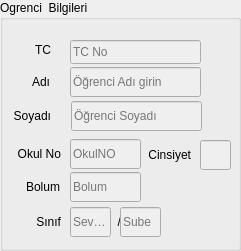
       <widget class="QGroupBox" name="groupBox_19">
        <property name="geometry">
         <rect>
          <x>150</x>
          <y>10</y>
          <width>241</width>
          <height>251</height>
         </rect>
        </property>
        <property name="title">
         <string>Ogrenci  Bilgileri</string>
        </property>
        <widget class="QLabel" name="label_68">
         <property name="geometry">
          <rect>
           <x>29</x>
           <y>67</y>
           <width>21</width>
           <height>29</height>
          </rect>
         </property>
         <property name="midLineWidth">
          <number>0</number>
         </property>
         <property name="text">
          <string>Adı</string>
         </property>
         <property name="alignment">
          <set>Qt::AlignRight|Qt::AlignTrailing|Qt::AlignVCenter</set>
         </property>
        </widget>
        <widget class="QLineEdit" name="lineEdit_58">
         <property name="enabled">
          <bool>false</bool>
         </property>
         <property name="geometry">
          <rect>
           <x>71</x>
           <y>101</y>
           <width>131</width>
           <height>30</height>
          </rect>
         </property>
         <property name="palette">
          <palette>
           <active>
            <colorrole role="Text">
             <brush brushstyle="SolidPattern">
              <color alpha="255">
               <red>0</red>
               <green>0</green>
               <blue>0</blue>
              </color>
             </brush>
            </colorrole>
            <colorrole role="PlaceholderText">
             <brush brushstyle="SolidPattern">
              <color alpha="128">
               <red>0</red>
               <green>0</green>
               <blue>0</blue>
              </color>
             </brush>
            </colorrole>
           </active>
           <inactive>
            <colorrole role="Text">
             <brush brushstyle="SolidPattern">
              <color alpha="255">
               <red>0</red>
               <green>0</green>
               <blue>0</blue>
              </color>
             </brush>
            </colorrole>
            <colorrole role="PlaceholderText">
             <brush brushstyle="SolidPattern">
              <color alpha="128">
               <red>0</red>
               <green>0</green>
               <blue>0</blue>
              </color>
             </brush>
            </colorrole>
           </inactive>
           <disabled>
            <colorrole role="Text">
             <brush brushstyle="SolidPattern">
              <color alpha="255">
               <red>0</red>
               <green>0</green>
               <blue>0</blue>
              </color>
             </brush>
            </colorrole>
            <colorrole role="PlaceholderText">
             <brush brushstyle="SolidPattern">
              <color alpha="128">
               <red>0</red>
               <green>0</green>
               <blue>0</blue>
              </color>
             </brush>
            </colorrole>
           </disabled>
          </palette>
         </property>
         <property name="text">
          <string/>
         </property>
         <property name="maxLength">
          <number>20</number>
         </property>
         <property name="placeholderText">
          <string>Öğrenci Soyadı</string>
         </property>
        </widget>
        <widget class="QLineEdit" name="lineEdit_59">
         <property name="enabled">
          <bool>false</bool>
         </property>
         <property name="geometry">
          <rect>
           <x>70</x>
           <y>67</y>
           <width>131</width>
           <height>30</height>
          </rect>
         </property>
         <property name="palette">
          <palette>
           <active>
            <colorrole role="Text">
             <brush brushstyle="SolidPattern">
              <color alpha="255">
               <red>0</red>
               <green>0</green>
               <blue>0</blue>
              </color>
             </brush>
            </colorrole>
            <colorrole role="PlaceholderText">
             <brush brushstyle="SolidPattern">
              <color alpha="128">
               <red>0</red>
               <green>0</green>
               <blue>0</blue>
              </color>
             </brush>
            </colorrole>
           </active>
           <inactive>
            <colorrole role="Text">
             <brush brushstyle="SolidPattern">
              <color alpha="255">
               <red>0</red>
               <green>0</green>
               <blue>0</blue>
              </color>
             </brush>
            </colorrole>
            <colorrole role="PlaceholderText">
             <brush brushstyle="SolidPattern">
              <color alpha="128">
               <red>0</red>
               <green>0</green>
               <blue>0</blue>
              </color>
             </brush>
            </colorrole>
           </inactive>
           <disabled>
            <colorrole role="Text">
             <brush brushstyle="SolidPattern">
              <color alpha="255">
               <red>0</red>
               <green>0</green>
               <blue>0</blue>
              </color>
             </brush>
            </colorrole>
            <colorrole role="PlaceholderText">
             <brush brushstyle="SolidPattern">
              <color alpha="128">
               <red>0</red>
               <green>0</green>
               <blue>0</blue>
              </color>
             </brush>
            </colorrole>
           </disabled>
          </palette>
         </property>
         <property name="text">
          <string/>
         </property>
         <property name="maxLength">
          <number>30</number>
         </property>
         <property name="readOnly">
          <bool>false</bool>
         </property>
         <property name="placeholderText">
          <string>Öğrenci Adı girin</string>
         </property>
         <property name="clearButtonEnabled">
          <bool>false</bool>
         </property>
        </widget>
        <widget class="QLabel" name="label_72">
         <property name="geometry">
          <rect>
           <x>10</x>
           <y>101</y>
           <width>41</width>
           <height>29</height>
          </rect>
         </property>
         <property name="midLineWidth">
          <number>0</number>
         </property>
         <property name="text">
          <string>Soyadı</string>
         </property>
         <property name="alignment">
          <set>Qt::AlignRight|Qt::AlignTrailing|Qt::AlignVCenter</set>
         </property>
        </widget>
        <widget class="QLabel" name="label_75">
         <property name="geometry">
          <rect>
           <x>10</x>
           <y>139</y>
           <width>51</width>
           <height>29</height>
          </rect>
         </property>
         <property name="midLineWidth">
          <number>0</number>
         </property>
         <property name="text">
          <string>Okul No</string>
         </property>
         <property name="alignment">
          <set>Qt::AlignRight|Qt::AlignTrailing|Qt::AlignVCenter</set>
         </property>
        </widget>
        <widget class="QLineEdit" name="lineEdit_62">
         <property name="enabled">
          <bool>false</bool>
         </property>
         <property name="geometry">
          <rect>
           <x>70</x>
           <y>139</y>
           <width>71</width>
           <height>30</height>
          </rect>
         </property>
         <property name="palette">
          <palette>
           <active>
            <colorrole role="Text">
             <brush brushstyle="SolidPattern">
              <color alpha="255">
               <red>0</red>
               <green>0</green>
               <blue>0</blue>
              </color>
             </brush>
            </colorrole>
            <colorrole role="PlaceholderText">
             <brush brushstyle="SolidPattern">
              <color alpha="128">
               <red>0</red>
               <green>0</green>
               <blue>0</blue>
              </color>
             </brush>
            </colorrole>
           </active>
           <inactive>
            <colorrole role="Text">
             <brush brushstyle="SolidPattern">
              <color alpha="255">
               <red>0</red>
               <green>0</green>
               <blue>0</blue>
              </color>
             </brush>
            </colorrole>
            <colorrole role="PlaceholderText">
             <brush brushstyle="SolidPattern">
              <color alpha="128">
               <red>0</red>
               <green>0</green>
               <blue>0</blue>
              </color>
             </brush>
            </colorrole>
           </inactive>
           <disabled>
            <colorrole role="Text">
             <brush brushstyle="SolidPattern">
              <color alpha="255">
               <red>0</red>
               <green>0</green>
               <blue>0</blue>
              </color>
             </brush>
            </colorrole>
            <colorrole role="PlaceholderText">
             <brush brushstyle="SolidPattern">
              <color alpha="128">
               <red>0</red>
               <green>0</green>
               <blue>0</blue>
              </color>
             </brush>
            </colorrole>
           </disabled>
          </palette>
         </property>
         <property name="maxLength">
          <number>5</number>
         </property>
         <property name="placeholderText">
          <string>OkulNO</string>
         </property>
        </widget>
        <widget class="QLineEdit" name="lineEdit_63">
         <property name="enabled">
          <bool>false</bool>
         </property>
         <property name="geometry">
          <rect>
           <x>70</x>
           <y>172</y>
           <width>71</width>
           <height>30</height>
          </rect>
         </property>
         <property name="palette">
          <palette>
           <active>
            <colorrole role="Text">
             <brush brushstyle="SolidPattern">
              <color alpha="255">
               <red>0</red>
               <green>0</green>
               <blue>0</blue>
              </color>
             </brush>
            </colorrole>
            <colorrole role="PlaceholderText">
             <brush brushstyle="SolidPattern">
              <color alpha="128">
               <red>0</red>
               <green>0</green>
               <blue>0</blue>
              </color>
             </brush>
            </colorrole>
           </active>
           <inactive>
            <colorrole role="Text">
             <brush brushstyle="SolidPattern">
              <color alpha="255">
               <red>0</red>
               <green>0</green>
               <blue>0</blue>
              </color>
             </brush>
            </colorrole>
            <colorrole role="PlaceholderText">
             <brush brushstyle="SolidPattern">
              <color alpha="128">
               <red>0</red>
               <green>0</green>
               <blue>0</blue>
              </color>
             </brush>
            </colorrole>
           </inactive>
           <disabled>
            <colorrole role="Text">
             <brush brushstyle="SolidPattern">
              <color alpha="255">
               <red>0</red>
               <green>0</green>
               <blue>0</blue>
              </color>
             </brush>
            </colorrole>
            <colorrole role="PlaceholderText">
             <brush brushstyle="SolidPattern">
              <color alpha="128">
               <red>0</red>
               <green>0</green>
               <blue>0</blue>
              </color>
             </brush>
            </colorrole>
           </disabled>
          </palette>
         </property>
         <property name="maxLength">
          <number>4</number>
         </property>
         <property name="echoMode">
          <enum>QLineEdit::Normal</enum>
         </property>
         <property name="readOnly">
          <bool>false</bool>
         </property>
         <property name="placeholderText">
          <string>Bolum</string>
         </property>
        </widget>
        <widget class="QLabel" name="label_74">
         <property name="geometry">
          <rect>
           <x>9</x>
           <y>172</y>
           <width>51</width>
           <height>29</height>
          </rect>
         </property>
         <property name="midLineWidth">
          <number>0</number>
         </property>
         <property name="text">
          <string>Bolum</string>
         </property>
         <property name="alignment">
          <set>Qt::AlignRight|Qt::AlignTrailing|Qt::AlignVCenter</set>
         </property>
        </widget>
        <widget class="QLabel" name="label_78">
         <property name="geometry">
          <rect>
           <x>100</x>
           <y>207</y>
           <width>21</width>
           <height>30</height>
          </rect>
         </property>
         <property name="midLineWidth">
          <number>0</number>
         </property>
         <property name="text">
          <string>/</string>
         </property>
         <property name="alignment">
          <set>Qt::AlignRight|Qt::AlignTrailing|Qt::AlignVCenter</set>
         </property>
        </widget>
        <widget class="QLineEdit" name="lineEdit_64">
         <property name="enabled">
          <bool>false</bool>
         </property>
         <property name="geometry">
          <rect>
           <x>70</x>
           <y>207</y>
           <width>41</width>
           <height>30</height>
          </rect>
         </property>
         <property name="palette">
          <palette>
           <active>
            <colorrole role="Text">
             <brush brushstyle="SolidPattern">
              <color alpha="255">
               <red>0</red>
               <green>0</green>
               <blue>0</blue>
              </color>
             </brush>
            </colorrole>
            <colorrole role="PlaceholderText">
             <brush brushstyle="SolidPattern">
              <color alpha="128">
               <red>0</red>
               <green>0</green>
               <blue>0</blue>
              </color>
             </brush>
            </colorrole>
           </active>
           <inactive>
            <colorrole role="Text">
             <brush brushstyle="SolidPattern">
              <color alpha="255">
               <red>0</red>
               <green>0</green>
               <blue>0</blue>
              </color>
             </brush>
            </colorrole>
            <colorrole role="PlaceholderText">
             <brush brushstyle="SolidPattern">
              <color alpha="128">
               <red>0</red>
               <green>0</green>
               <blue>0</blue>
              </color>
             </brush>
            </colorrole>
           </inactive>
           <disabled>
            <colorrole role="Text">
             <brush brushstyle="SolidPattern">
              <color alpha="255">
               <red>0</red>
               <green>0</green>
               <blue>0</blue>
              </color>
             </brush>
            </colorrole>
            <colorrole role="PlaceholderText">
             <brush brushstyle="SolidPattern">
              <color alpha="128">
               <red>0</red>
               <green>0</green>
               <blue>0</blue>
              </color>
             </brush>
            </colorrole>
           </disabled>
          </palette>
         </property>
         <property name="echoMode">
          <enum>QLineEdit::Normal</enum>
         </property>
         <property name="readOnly">
          <bool>false</bool>
         </property>
         <property name="placeholderText">
          <string>Seviye</string>
         </property>
        </widget>
        <widget class="QLineEdit" name="lineEdit_65">
         <property name="enabled">
          <bool>false</bool>
         </property>
         <property name="geometry">
          <rect>
           <x>120</x>
           <y>207</y>
           <width>41</width>
           <height>30</height>
          </rect>
         </property>
         <property name="palette">
          <palette>
           <active>
            <colorrole role="Text">
             <brush brushstyle="SolidPattern">
              <color alpha="255">
               <red>0</red>
               <green>0</green>
               <blue>0</blue>
              </color>
             </brush>
            </colorrole>
            <colorrole role="PlaceholderText">
             <brush brushstyle="SolidPattern">
              <color alpha="128">
               <red>0</red>
               <green>0</green>
               <blue>0</blue>
              </color>
             </brush>
            </colorrole>
           </active>
           <inactive>
            <colorrole role="Text">
             <brush brushstyle="SolidPattern">
              <color alpha="255">
               <red>0</red>
               <green>0</green>
               <blue>0</blue>
              </color>
             </brush>
            </colorrole>
            <colorrole role="PlaceholderText">
             <brush brushstyle="SolidPattern">
              <color alpha="128">
               <red>0</red>
               <green>0</green>
               <blue>0</blue>
              </color>
             </brush>
            </colorrole>
           </inactive>
           <disabled>
            <colorrole role="Text">
             <brush brushstyle="SolidPattern">
              <color alpha="255">
               <red>0</red>
               <green>0</green>
               <blue>0</blue>
              </color>
             </brush>
            </colorrole>
            <colorrole role="PlaceholderText">
             <brush brushstyle="SolidPattern">
              <color alpha="128">
               <red>0</red>
               <green>0</green>
               <blue>0</blue>
              </color>
             </brush>
            </colorrole>
           </disabled>
          </palette>
         </property>
         <property name="echoMode">
          <enum>QLineEdit::Normal</enum>
         </property>
         <property name="readOnly">
          <bool>false</bool>
         </property>
         <property name="placeholderText">
          <string>Sube</string>
         </property>
        </widget>
        <widget class="QLabel" name="label_73">
         <property name="geometry">
          <rect>
           <x>20</x>
           <y>207</y>
           <width>41</width>
           <height>30</height>
          </rect>
         </property>
         <property name="midLineWidth">
          <number>0</number>
         </property>
         <property name="text">
          <string>Sınıf</string>
         </property>
         <property name="alignment">
          <set>Qt::AlignRight|Qt::AlignTrailing|Qt::AlignVCenter</set>
         </property>
        </widget>
        <widget class="QLineEdit" name="lineEdit_61">
         <property name="enabled">
          <bool>false</bool>
         </property>
         <property name="geometry">
          <rect>
           <x>70</x>
           <y>40</y>
           <width>131</width>
           <height>24</height>
          </rect>
         </property>
         <property name="sizePolicy">
          <sizepolicy hsizetype="Preferred" vsizetype="Fixed">
           <horstretch>1</horstretch>
           <verstretch>3</verstretch>
          </sizepolicy>
         </property>
         <property name="palette">
          <palette>
           <active>
            <colorrole role="Text">
             <brush brushstyle="SolidPattern">
              <color alpha="255">
               <red>0</red>
               <green>0</green>
               <blue>0</blue>
              </color>
             </brush>
            </colorrole>
            <colorrole role="PlaceholderText">
             <brush brushstyle="SolidPattern">
              <color alpha="128">
               <red>0</red>
               <green>0</green>
               <blue>0</blue>
              </color>
             </brush>
            </colorrole>
           </active>
           <inactive>
            <colorrole role="Text">
             <brush brushstyle="SolidPattern">
              <color alpha="255">
               <red>0</red>
               <green>0</green>
               <blue>0</blue>
              </color>
             </brush>
            </colorrole>
            <colorrole role="PlaceholderText">
             <brush brushstyle="SolidPattern">
              <color alpha="128">
               <red>0</red>
               <green>0</green>
               <blue>0</blue>
              </color>
             </brush>
            </colorrole>
           </inactive>
           <disabled>
            <colorrole role="Text">
             <brush brushstyle="SolidPattern">
              <color alpha="255">
               <red>0</red>
               <green>0</green>
               <blue>0</blue>
              </color>
             </brush>
            </colorrole>
            <colorrole role="PlaceholderText">
             <brush brushstyle="SolidPattern">
              <color alpha="128">
               <red>0</red>
               <green>0</green>
               <blue>0</blue>
              </color>
             </brush>
            </colorrole>
           </disabled>
          </palette>
         </property>
         <property name="inputMask">
          <string>999999999999</string>
         </property>
         <property name="placeholderText">
          <string>TC No</string>
         </property>
        </widget>
        <widget class="QLabel" name="label_69">
         <property name="geometry">
          <rect>
           <x>20</x>
           <y>40</y>
           <width>31</width>
           <height>20</height>
          </rect>
         </property>
         <property name="text">
          <string>TC</string>
         </property>
         <property name="alignment">
          <set>Qt::AlignRight|Qt::AlignTrailing|Qt::AlignVCenter</set>
         </property>
        </widget>
        <widget class="QLabel" name="label_166">
         <property name="geometry">
          <rect>
           <x>140</x>
           <y>140</y>
           <width>51</width>
           <height>29</height>
          </rect>
         </property>
         <property name="midLineWidth">
          <number>0</number>
         </property>
         <property name="text">
          <string>Cinsiyet</string>
         </property>
         <property name="alignment">
          <set>Qt::AlignRight|Qt::AlignTrailing|Qt::AlignVCenter</set>
         </property>
        </widget>
        <widget class="QLineEdit" name="lineEdit_113">
         <property name="enabled">
          <bool>false</bool>
         </property>
         <property name="geometry">
          <rect>
           <x>200</x>
           <y>140</y>
           <width>31</width>
           <height>30</height>
          </rect>
         </property>
         <property name="palette">
          <palette>
           <active>
            <colorrole role="Text">
             <brush brushstyle="SolidPattern">
              <color alpha="255">
               <red>0</red>
               <green>0</green>
               <blue>0</blue>
              </color>
             </brush>
            </colorrole>
            <colorrole role="PlaceholderText">
             <brush brushstyle="SolidPattern">
              <color alpha="128">
               <red>0</red>
               <green>0</green>
               <blue>0</blue>
              </color>
             </brush>
            </colorrole>
           </active>
           <inactive>
            <colorrole role="Text">
             <brush brushstyle="SolidPattern">
              <color alpha="255">
               <red>0</red>
               <green>0</green>
               <blue>0</blue>
              </color>
             </brush>
            </colorrole>
            <colorrole role="PlaceholderText">
             <brush brushstyle="SolidPattern">
              <color alpha="128">
               <red>0</red>
               <green>0</green>
               <blue>0</blue>
              </color>
             </brush>
            </colorrole>
           </inactive>
           <disabled>
            <colorrole role="Text">
             <brush brushstyle="SolidPattern">
              <color alpha="255">
               <red>0</red>
               <green>0</green>
               <blue>0</blue>
              </color>
             </brush>
            </colorrole>
            <colorrole role="PlaceholderText">
             <brush brushstyle="SolidPattern">
              <color alpha="128">
               <red>0</red>
               <green>0</green>
               <blue>0</blue>
              </color>
             </brush>
            </colorrole>
           </disabled>
          </palette>
         </property>
         <property name="maxLength">
          <number>5</number>
         </property>
         <property name="placeholderText">
          <string/>
         </property>
        </widget>
       </widget>
